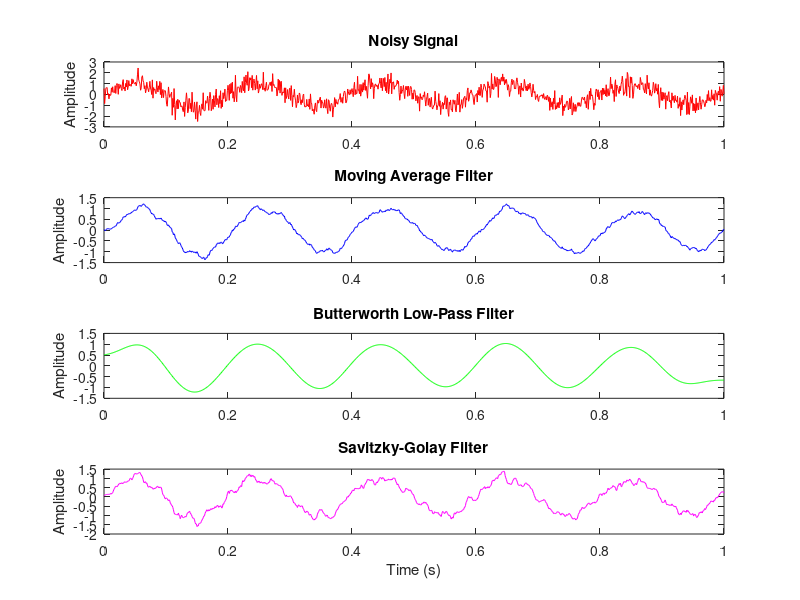

Recreate this plot in MATLAB. (Note: this script raises an error after producing the figure.)

% Setup commands
clc; clear; close all;

% Setting up Parameters
fs = 1000;              % Sampling frequency(Hz)
t = 0:1/fs:1;           % Time vector(1 sec duration)
f_signal = 5;           % Base signal frequency(Hz)
noise_level = 0.5;      % Amplitude of noise

% Creating the signals
signal_clean = sin(2*pi*f_signal*t);
noise = noise_level * randn(size(t));
signal_noisy = signal_clean + noise;

% Moving Average Filter
windowSize = 20;
b_ma = (1/windowSize) * ones(1, windowSize);
signal_ma = filter(b_ma, 1, signal_noisy);

% Butterworth Low-Pass Filter
fc = 10;                           % Cutoff frequency (Hz)
Wn = fc / (fs/2);                  % Normalized cutoff
[b_lp, a_lp] = butter(4, Wn);       % 4th-order Butterworth
signal_lp = filtfilt(b_lp, a_lp, signal_noisy);

% Savitzky-Golay Filter
signal_sg = sgolayfilt(signal_noisy, 3, 21);  % 3rd-order poly, 21-pt window


% PLOT RESULTS
figure('Name', 'Signal Denoising Methods', 'NumberTitle', 'off');
subplot(4,1,1);
plot(t, signal_noisy, 'r'); title('Noisy Signal'); ylabel('Amplitude');
xlim([0 1]);

subplot(4,1,2);
plot(t, signal_ma, 'b'); title('Moving Average Filter'); ylabel('Amplitude');
xlim([0 1]);

subplot(4,1,3);
plot(t, signal_lp, 'g'); title('Butterworth Low-Pass Filter'); ylabel('Amplitude');
xlim([0 1]);

subplot(4,1,4);
plot(t, signal_sg, 'm'); title('Savitzky-Golay Filter'); ylabel('Amplitude'); xlabel('Time (s)');
xlim([0 1]);

sgtitle('Comparison of Signal Denoising Methods');


